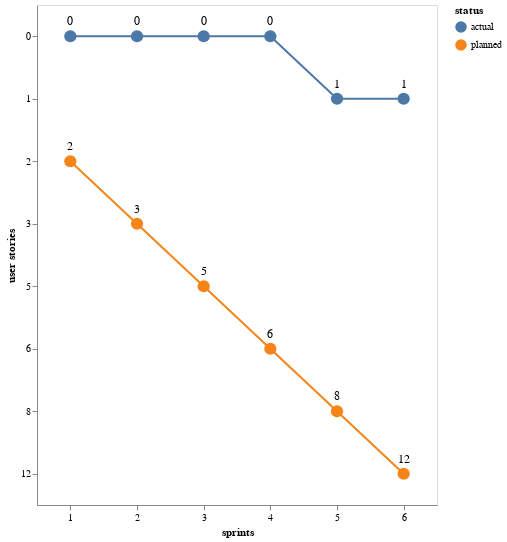

The notebook cell saved with this chart:
### Code cell
actual = [
    { "sprint": 1, "done": 0 },
    { "sprint": 2, "done": 0 },
    { "sprint": 3, "done": 0 },
    { "sprint": 4, "done": 0 },
    { "sprint": 5, "done": 1 },
    { "sprint": 6, "done": 1 },
]

planned = [
    { "sprint": 1, "done": 2 },
    { "sprint": 2, "done": 3 },
    { "sprint": 3, "done": 5 },
    { "sprint": 4, "done": 6 },
    { "sprint": 5, "done": 8 },
    { "sprint": 6, "done": 12 },
]

actual_df = pd.DataFrame(actual)
planned_df = pd.DataFrame(planned)

actual_df["status"] = "actual"
planned_df["status"] = "planned"

data = pd.concat([actual_df, planned_df])

burndown_chart = alt.Chart(data) \
.mark_line(point=alt.OverlayMarkDef(size=150, filled=True)) \
.encode(
    x=alt.X("sprint:O", axis=alt.Axis(labelAngle=0)).title("sprints"),
    y=alt.Y("done:N").title("user stories"),
    color=alt.Color("status:N"),
    tooltip=["sprint", "done", "status"],
) \
.properties(
    width=400,
    height=500,
) \
.interactive()

labels = alt.Chart(data).mark_text(align="center", dy=-15, fontSize=12) \
.encode(
    x="sprint:N",
    y="done:N",
    text="done:N"
)

burndown_chart = burndown_chart + labels

burndown_chart

### Figure 1 — Vega-Lite specification as saved in the notebook (floating-point values rounded to 4 significant figures)
{"config": {"view": {"continuousWidth": 300, "continuousHeight": 300}}, "layer": [{"mark": {"type": "line", "point": {"filled": true, "size": 150}}, "encoding": {"color": {"field": "status", "type": "nominal"}, "tooltip": [{"field": "sprint", "type": "quantitative"}, {"field": "done", "type": "quantitative"}, {"field": "status", "type": "nominal"}], "x": {"axis": {"labelAngle": 0}, "field": "sprint", "title": "sprints", "type": "ordinal"}, "y": {"field": "done", "title": "user stories", "type": "nominal"}}, "name": "view_1"}, {"mark": {"type": "text", "align": "center", "dy": -15, "fontSize": 12}, "encoding": {"text": {"field": "done", "type": "nominal"}, "x": {"field": "sprint", "type": "nominal"}, "y": {"field": "done", "type": "nominal"}}}], "data": {"name": "data-d41c6c1e45f2522c5ba0cd8782ec2b72"}, "height": 500, "params": [{"name": "param_1", "select": {"type": "interval", "encodings": ["x", "y"]}, "bind": "scales", "views": ["view_1"]}], "width": 400, "$schema": "https://vega.github.io/schema/vega-lite/v5.20.1.json", "datasets": {"data-d41c6c1e45f2522c5ba0cd8782ec2b72": [{"sprint": 1, "done": 0, "status": "actual"}, {"sprint": 2, "done": 0, "status": "actual"}, {"sprint": 3, "done": 0, "status": "actual"}, {"sprint": 4, "done": 0, "status": "actual"}, {"sprint": 5, "done": 1, "status": "actual"}, {"sprint": 6, "done": 1, "status": "actual"}, {"sprint": 1, "done": 2, "status": "planned"}, {"sprint": 2, "done": 3, "status": "planned"}, {"sprint": 3, "done": 5, "status": "planned"}, {"sprint": 4, "done": 6, "status": "planned"}, {"sprint": 5, "done": 8, "status": "planned"}, {"sprint": 6, "done": 12, "status": "planned"}]}}
